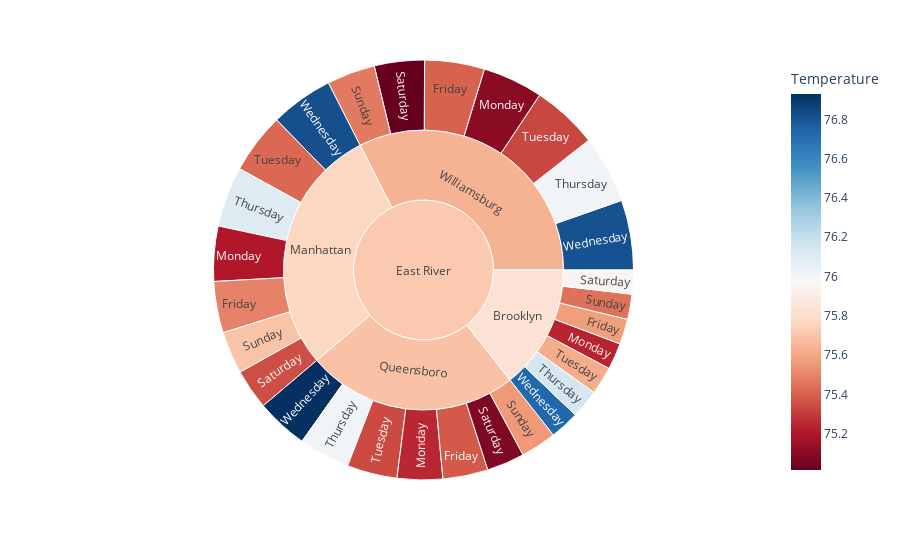

Notebook source saved alongside this figure:
### Code cell
# visulize the hierarchical dataframe as a sunburst map. Use color to indicate the average daily highest temperature

fig = px.sunburst(df,
                  path=[px.Constant('East River'),'Bridge','Day'], # the path shows the sequence for the hierarchical struccture. px.Constant(East River") adds a dummy column containing the same value 'NY'
                  values='Count', # the size of each leaf
                  color='Temperature',# the color of each leaf
                  color_continuous_scale='RdBu' # color scale
                )

fig.show()

### Figure 1 — Plotly figure (JSON) as saved in the notebook; plotly's stock layout.template omitted (floating-point values rounded to 4 significant figures)
{"data": [{"branchvalues": "total", "customdata": [[75.95], [75.45], [75.24], [75.61], [76.73], [76.14], [75.57], [75.35], [75.69], [75.2], [75.42], [76.82], [76.1], [75.49], [75.02], [75.47], [75.1], [75.33], [76.81], [76.0], [75.41], [75.08], [75.56], [75.25], [75.34], [76.93], [76.0], [75.38], [75.83], [75.77], [75.64], [75.69], [75.72]], "domain": {"x": [0, 1], "y": [0, 1]}, "hovertemplate": "labels=%{label}<br>Count=%{value}<br>parent=%{parent}<br>id=%{id}<br>Temperature=%{color}<extra></extra>", "ids": ["East River/Brooklyn/Saturday", "East River/Brooklyn/Sunday", "East River/Brooklyn/Monday", "East River/Brooklyn/Tuesday", "East River/Brooklyn/Wednesday", "East River/Brooklyn/Thursday", "East River/Brooklyn/Friday", "East River/Manhattan/Saturday", "East River/Manhattan/Sunday", "East River/Manhattan/Monday", "East River/Manhattan/Tuesday", "East River/Manhattan/Wednesday", "East River/Manhattan/Thursday", "East River/Manhattan/Friday", "East River/Williamsburg/Saturday", "East River/Williamsburg/Sunday", "East River/Williamsburg/Monday", "East River/Williamsburg/Tuesday", "East River/Williamsburg/Wednesday", "East River/Williamsburg/Thursday", "East River/Williamsburg/Friday", "East River/Queensboro/Saturday", "East River/Queensboro/Sunday", "East River/Queensboro/Monday", "East River/Queensboro/Tuesday", "East River/Queensboro/Wednesday", "East River/Queensboro/Thursday", "East River/Queensboro/Friday", "East River/Brooklyn", "East River/Manhattan", "East River/Williamsburg", "East River/Queensboro", "East River"], "labels": ["Saturday", "Sunday", "Monday", "Tuesday", "Wednesday", "Thursday", "Friday", "Saturday", "Sunday", "Monday", "Tuesday", "Wednesday", "Thursday", "Friday", "Saturday", "Sunday", "Monday", "Tuesday", "Wednesday", "Thursday", "Friday", "Saturday", "Sunday", "Monday", "Tuesday", "Wednesday", "Thursday", "Friday", "Brooklyn", "Manhattan", "Williamsburg", "Queensboro", "East River"], "marker": {"coloraxis": "coloraxis", "colors": [75.95, 75.45, 75.24, 75.61, 76.73, 76.14, 75.57, 75.35, 75.69, 75.2, 75.42, 76.82, 76.1, 75.49, 75.02, 75.47, 75.1, 75.33, 76.81, 76.0, 75.41, 75.08, 75.56, 75.25, 75.34, 76.93, 76.0, 75.38, 75.83, 75.77, 75.64, 75.69, 75.72]}, "name": "", "parents": ["East River/Brooklyn", "East River/Brooklyn", "East River/Brooklyn", "East River/Brooklyn", "East River/Brooklyn", "East River/Brooklyn", "East River/Brooklyn", "East River/Manhattan", "East River/Manhattan", "East River/Manhattan", "East River/Manhattan", "East River/Manhattan", "East River/Manhattan", "East River/Manhattan", "East River/Williamsburg", "East River/Williamsburg", "East River/Williamsburg", "East River/Williamsburg", "East River/Williamsburg", "East River/Williamsburg", "East River/Williamsburg", "East River/Queensboro", "East River/Queensboro", "East River/Queensboro", "East River/Queensboro", "East River/Queensboro", "East River/Queensboro", "East River/Queensboro", "East River", "East River", "East River", "East River", ""], "type": "sunburst", "values": [73400.0, 77150.0, 81070.0, 85970.0, 89950.0, 88330.0, 77660.0, 123500.0, 129900.0, 168900.0, 185800.0, 193200.0, 185000.0, 157700.0, 153700.0, 148100.0, 185200.0, 202300.0, 214300.0, 208200.0, 183200.0, 115900.0, 109600.0, 139500.0, 153900.0, 159300.0, 157000.0, 138600.0, 573500.0, 1144000.0, 1295000.0, 973800.0, 3986000.0]}], "layout": {"coloraxis": {"colorbar": {"title": {"text": "Temperature"}}, "colorscale": [[0, "rgb(103,0,31)"], [0.1, "rgb(178,24,43)"], [0.2, "rgb(214,96,77)"], [0.3, "rgb(244,165,130)"], [0.4, "rgb(253,219,199)"], [0.5, "rgb(247,247,247)"], [0.6, "rgb(209,229,240)"], [0.7, "rgb(146,197,222)"], [0.8, "rgb(67,147,195)"], [0.9, "rgb(33,102,172)"], [1, "rgb(5,48,97)"]]}, "legend": {"tracegroupgap": 0}, "margin": {"t": 60}}}
